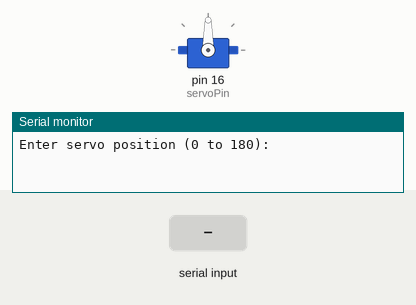
This sketch was run on a simulated Arduino Uno, built with avr-gcc and run on an emulated ATmega328P. Shown: servo, the last lines printed to the serial monitor. The inputs (shaded band) are chosen by the test bench.

Above: at 1.2 s.
1.3 s: "90,45\n" received over Serial
At 1.7 s:
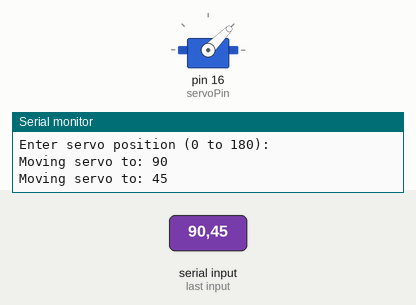
2.8 s: "30,150\n" received over Serial
At 4.0 s:
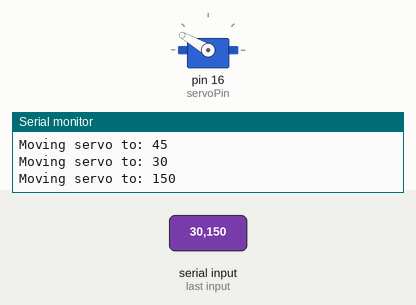
4.3 s: "5\n" received over Serial
At 5.1 s:
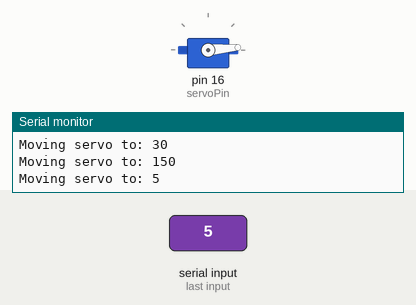
5.8 s: "90\n" received over Serial
At 6.3 s:
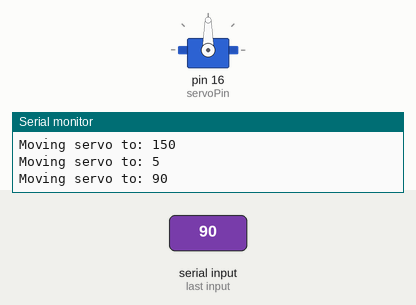
Timing chart, 0 to 8.3 s (numbered marks = the images above; inputs shaded):
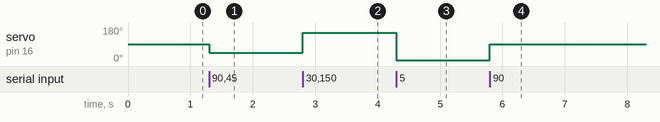

Measured:
- after the input at 1.3 s, servo on pin 16 (servoPin): 90° → 45° at once
- after the input at 2.8 s, servo on pin 16 (servoPin): 45° → 150° at once
- after the input at 4.3 s, servo on pin 16 (servoPin): 150° → 5° at once
- after the input at 5.8 s, servo on pin 16 (servoPin): 5° → 90° at once

The sketch:

tweak_angle.ino
```cpp
#include <Servo.h>

Servo myservo;  // create servo object to control a servo
int servoPin = 16; // Change this to the pin your servo is connected to
int pos = -1;    // variable to store the servo position, start with an invalid value

void setup() {
  myservo.attach(servoPin);  // attaches the servo on a pin to the servo object
  Serial.begin(115200);      // initialize serial communication at 115200 bits per second
  Serial.println("Enter servo position (0 to 180):");
}

void loop() {
  if (Serial.available() > 0) {
    // read the incoming bytes:
    int incomingValue = Serial.parseInt();

    // Check if data was actually received
    if (Serial.read() != -1) {
      if (incomingValue >= 0 && incomingValue <= 180 && incomingValue != pos) {
        pos = incomingValue;
        myservo.write(pos); // tell servo to go to position in variable 'pos'
        Serial.print("Moving servo to: ");
        Serial.println(pos);
      } else if (incomingValue != pos) {
        Serial.println("Invalid input. Please enter a value between 0 and 180.");
      }
    }
  }
}
```
